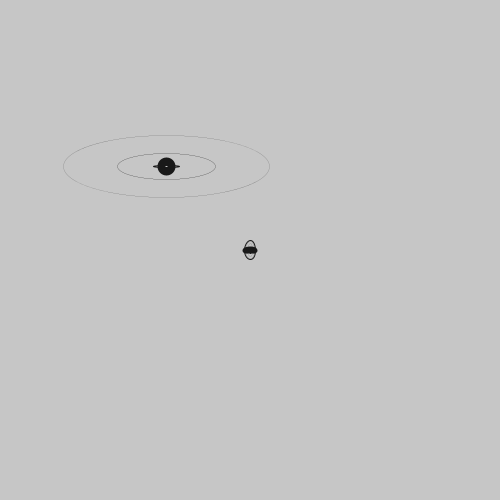
Frame 1 (no input)
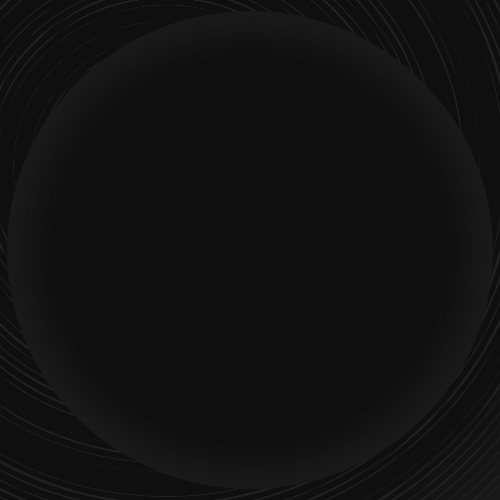
Frame 60 (the mouse pressed at the canvas centre just before this capture)
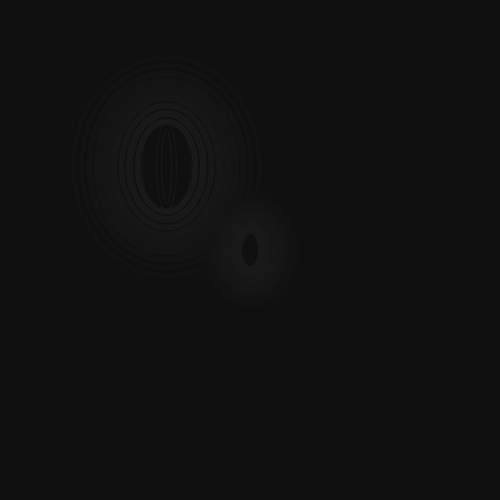
Frame 120 (the mouse held since frame 60 and released just before this capture)

The Processing sketch that drew these frames (run headless with seeded random() and noise(); from frame 60 on, the mouse is pressed at the canvas centre):

// Processing sketch: processing_86521
// ── processing_86521.pde

float x, y;                                 
float vx, vy;
float l = 5;
  
void setup() {             
  size(500, 500);                           
  smooth();
  x = l;
  y = l;
  vx = 20 / l;
  vy = 20 / l;
}
  
void draw() {                              
  noStroke();
  fill(0, 8);
  rect (0, 0, width, height);
  
  ellipseMode(RADIUS);                     
  fill(255, 0);
  for ( int i = 0; i < 5; i++) {
    int m = int ( random ( 5, 10));
    stroke(25, 800);
    strokeWeight (m /((m-i) *i +1));
    ellipse(width/3, height/3, x - 3*m*i, y - m*i);
    m += 4*m;
  }
  
  if (x > width-10 || x < l) vx *= (-1);    
  if (y > height-5 || y < l) vy *= (-1);
  
  x += 1*vx;
  y -= 1*vy;
    ellipseMode(CENTER);                     
  fill(255, 0);
  for ( int i = 0; i < 5; i++) {
    int m = int ( random ( 5, 10));
    stroke(25, 800);
    strokeWeight (m /((m-i) *i +1));
    ellipse(width/2, height/2, x - 1*m*i, y - m*i);
    m += 4*m;
  }
  
  if (x > width-10 || x < l) vx *= (-1);    
  if (y > height-5 || y < l) vy *= (-1);
  
  x += 1*vx;
  y -= 1*vy;
}
